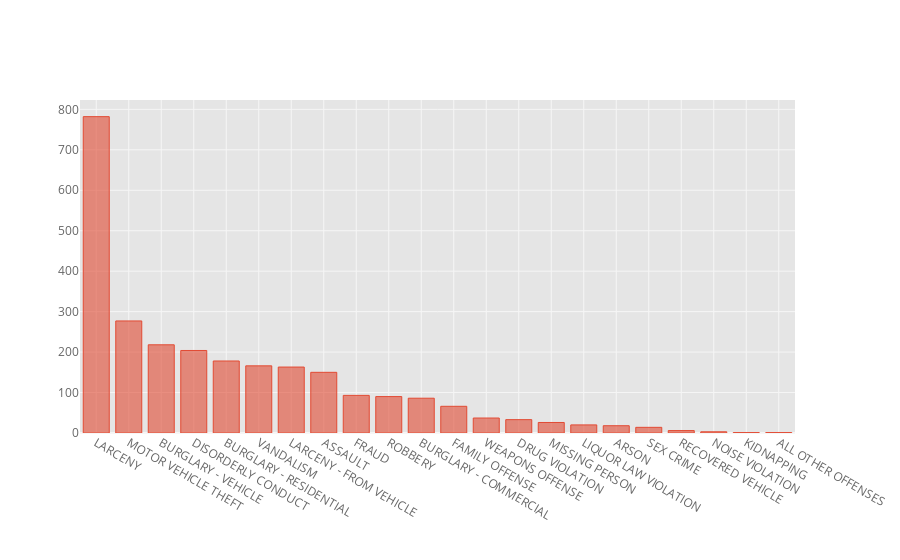

The notebook cell saved with this chart:
### Code cell
calls['CVLEGEND'].value_counts().iplot(kind="bar")

### Figure 1 — Plotly figure (JSON) as saved in the notebook; plotly's stock layout.template omitted (floating-point values rounded to 4 significant figures)
{"data": [{"marker": {"color": "rgba(226, 74, 51, 0.6)", "line": {"color": "rgba(226, 74, 51, 1.0)", "width": 1}}, "name": "count", "orientation": "v", "text": "", "type": "bar", "x": ["LARCENY", "MOTOR VEHICLE THEFT", "BURGLARY - VEHICLE", "DISORDERLY CONDUCT", "BURGLARY - RESIDENTIAL", "VANDALISM", "LARCENY - FROM VEHICLE", "ASSAULT", "FRAUD", "ROBBERY", "BURGLARY - COMMERCIAL", "FAMILY OFFENSE", "WEAPONS OFFENSE", "DRUG VIOLATION", "MISSING PERSON", "LIQUOR LAW VIOLATION", "ARSON", "SEX CRIME", "RECOVERED VEHICLE", "NOISE VIOLATION", "KIDNAPPING", "ALL OTHER OFFENSES"], "y": [782, 277, 218, 204, 178, 166, 163, 150, 93, 90, 86, 66, 37, 33, 26, 20, 18, 14, 6, 3, 1, 1]}], "layout": {"legend": {"bgcolor": "#FFFFFF", "font": {"color": "#666666"}}, "paper_bgcolor": "#FFFFFF", "plot_bgcolor": "#E5E5E5", "title": {"font": {"color": "#151516"}}, "xaxis": {"gridcolor": "#F6F6F6", "showgrid": true, "tickfont": {"color": "#666666"}, "title": {"font": {"color": "#666666"}, "text": ""}, "zerolinecolor": "#F6F6F6"}, "yaxis": {"gridcolor": "#F6F6F6", "showgrid": true, "tickfont": {"color": "#666666"}, "title": {"font": {"color": "#666666"}, "text": ""}, "zerolinecolor": "#F6F6F6"}}}
